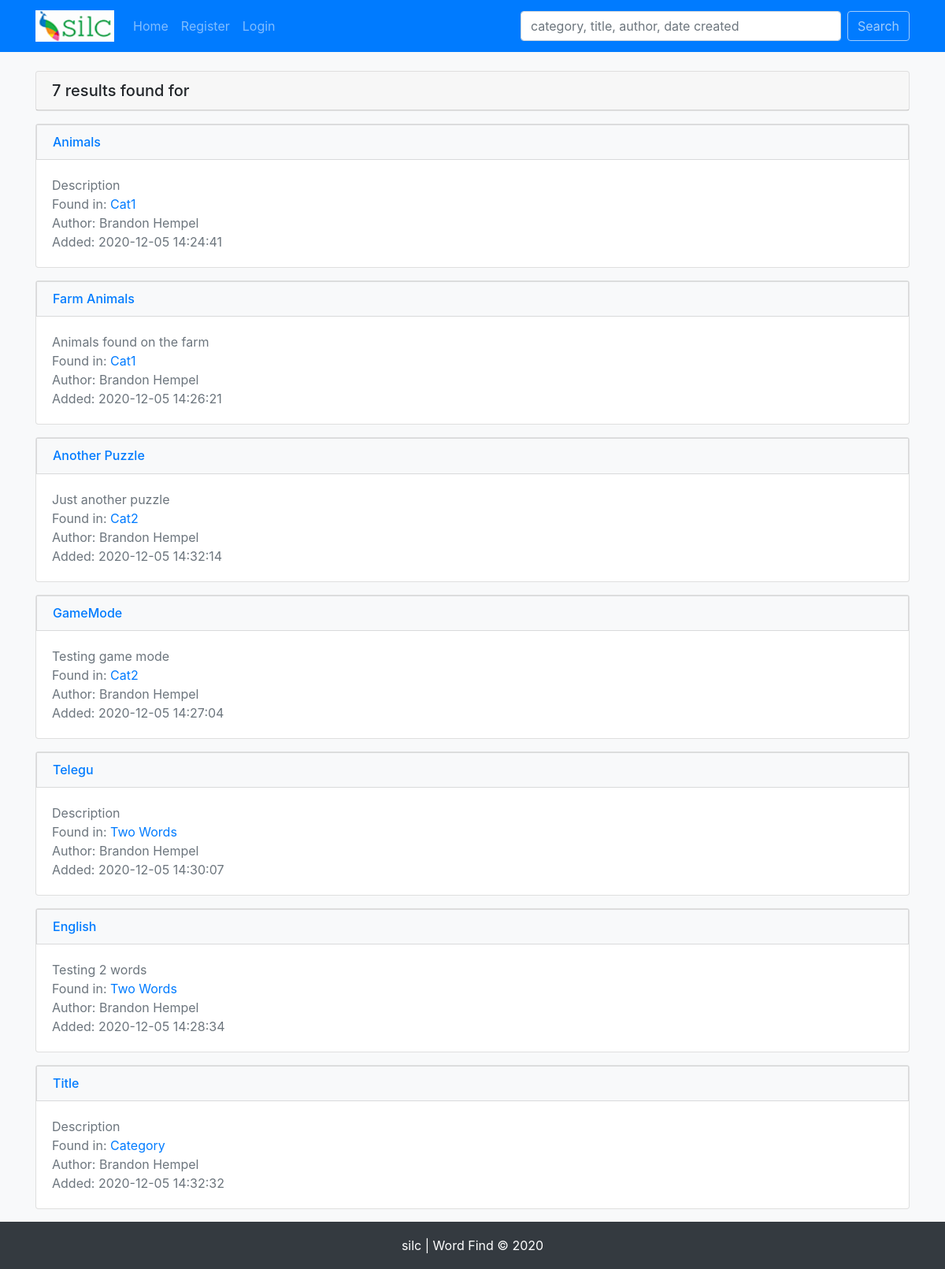
Screenshot of /search.php with the database file from the repository.
### tables this page shows
CREATE TABLE `puzzles` (
  `puzzle_id` int(11) NOT NULL,
  `cat_id` varchar(255) NOT NULL,
  `title` varchar(255) NOT NULL,
  `description` varchar(255) NOT NULL,
  `user_id` int(11) NOT NULL,
  `created_on` timestamp NOT NULL DEFAULT current_timestamp(),
  `language` varchar(255) NOT NULL,
  `word_direction` varchar(255) NOT NULL,
  `height` int(11) NOT NULL DEFAULT 10,
  `width` int(11) NOT NULL DEFAULT 10,
  `share_chars` tinyint(1) NOT NULL,
  `filler_char_types` varchar(255) NOT NULL,
  `char_bank` longtext NOT NULL CHECK (json_valid(`char_bank`)),
  `word_bank` longtext NOT NULL CHECK (json_valid(`word_bank`)),
  `board` longtext NOT NULL CHECK (json_valid(`board`)),
  `solution_directions` longtext NOT NULL CHECK (json_valid(`solution_directions`)),
  `answer_coordinates` longtext NOT NULL CHECK (json_valid(`answer_coordinates`))
);

CREATE TABLE `categories` (
  `cat_id` int(11) NOT NULL,
  `cat_name` varchar(255) NOT NULL
);

CREATE TABLE `users` (
  `user_id` int(11) NOT NULL,
  `first_name` varchar(30) NOT NULL,
  `last_name` varchar(30) NOT NULL,
  `email` varchar(75) NOT NULL,
  `password` varchar(200) NOT NULL,
  `active` varchar(10) NOT NULL DEFAULT 'yes',
  `role` varchar(20) NOT NULL DEFAULT 'student',
  `modified_time` timestamp NOT NULL DEFAULT current_timestamp(),
  `created_time` timestamp NOT NULL DEFAULT current_timestamp()
);

### helpers/functions.php (called while the page is built, shortened)
<?php
    function search($pdo){
        $data = [
            'query' => trim($_POST['query']),
        ];
        $sql = "SELECT categories.cat_id, puzzle_id, cat_name, title, description, created_on, users.first_name, users.last_name
                FROM puzzles
                INNER JOIN categories
                ON puzzles.cat_id = categories.cat_id
                INNER JOIN users
                ON users.user_id = puzzles.user_id
                WHERE cat_name LIKE '%' :query '%'
                OR title LIKE '%' :query '%'
                OR users.first_name LIKE '%' :query '%'
                OR users.last_name LIKE '%' :query '%'
                OR CONCAT(users.first_name, ' ', users.last_name) LIKE '%' :query '%'
                OR created_on LIKE '%' :query '%'
                ORDER BY categories.cat_id
        ";
        $stmt = $pdo->prepare($sql);
        $stmt->execute([':query' => $data['query']]);
        return $stmt->fetchAll();
    }

### search.php (the view, shortened to what this page needs)
<?php
    include 'includes/header.php';
    $query = search($pdo);
?>
    <div class="card mt-4">
            <?php if(sizeof($query) == 0):?>
                <h5 class="card-header">I Found Nothing</h5>
    </div>
    <div class="alert alert-danger alert-dismissible fade show mt-2" role="alert">
        <strong>Nope!</strong> This is where I would normally display what you're looking for, but I don't have what you're looking for.
        <button type="button" class="close" data-dismiss="alert" aria-label="Close">
            <span aria-hidden="true">&times;</span>
        </button>
    </div>
            <?php else: ?>
            <?php
            $result = 'results';
            echo '<h5 class="card-header">' . sizeof($query) . ' ' . $result . ' found for ' . $_POST['query'] . '</h5></div>';
        endif;
            ?>
    <?php foreach($query as $puzzle): ?>
    <div class="card mt-3">
        <div class="list-group">
            <h6 class="mb-0"><a href="puzzle.php?puzzleId=<?php echo $puzzle->puzzle_id; ?>" class="list-group-item list-group-item-action bg-light text-primary"><?php echo $puzzle->title; ?></a></h6>
            <div class="card-body">
                <p class="card-text text-muted">
                    <?php echo $puzzle->description; ?>
                    <br>Found in: <a href="category.php?categoryId=<?php echo $puzzle->cat_id; ?>" class="card-link"><?php echo $puzzle->cat_name; ?></a>
                    <br>Author: <?php echo $puzzle->first_name . ' ' . $puzzle->last_name; ?>
                    <br>Added: <?php echo $puzzle->created_on; ?>
                </p>
            </div>
        </div>
    </div>
    <?php endforeach; ?>
<?php include('includes/footer.php'); ?>

### rows the page displays
puzzles: title "Animals", description "Description", cat.cat_name "Cat1", user.first_name "Brandon", user.last_name "Hempel", created_on "2020-12-05 14:24:41"
puzzles: title "Farm Animals", description "Animals found on the farm", cat.cat_name "Cat1", user.first_name "Brandon", user.last_name "Hempel", created_on "2020-12-05 14:26:21"
puzzles: title "Another Puzzle", description "Just another puzzle", cat.cat_name "Cat2", user.first_name "Brandon", user.last_name "Hempel", created_on "2020-12-05 14:32:14"
puzzles: title "GameMode", description "Testing game mode", cat.cat_name "Cat2", user.first_name "Brandon", user.last_name "Hempel", created_on "2020-12-05 14:27:04"
puzzles: title "Telegu", description "Description", cat.cat_name "Two Words", user.first_name "Brandon", user.last_name "Hempel", created_on "2020-12-05 14:30:07"
puzzles: title "English", description "Testing 2 words", cat.cat_name "Two Words", user.first_name "Brandon", user.last_name "Hempel", created_on "2020-12-05 14:28:34"
puzzles: title "Title", description "Description", cat.cat_name "Category", user.first_name "Brandon", user.last_name "Hempel", created_on "2020-12-05 14:32:32"

### other values shown
sizeof($query) "7"
$result "results"
